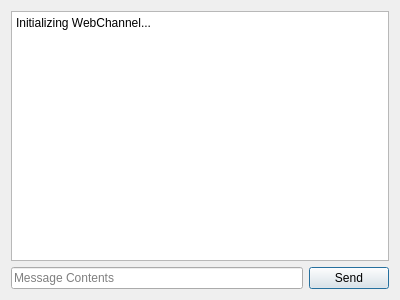
<?xml version="1.0" encoding="UTF-8"?>
<ui version="4.0">
 <class>Dialog</class>
 <widget class="QDialog" name="Dialog_Ui">
  <property name="geometry">
   <rect>
    <x>0</x>
    <y>0</y>
    <width>400</width>
    <height>300</height>
   </rect>
  </property>
  <property name="windowTitle">
   <string>Dialog</string>
  </property>
  <layout class="QGridLayout" name="gridLayout">
   <item row="1" column="0">
    <widget class="QLineEdit" name="input">
     <property name="placeholderText">
      <string>Message Contents</string>
     </property>
    </widget>
   </item>
   <item row="1" column="1">
    <widget class="QPushButton" name="send">
     <property name="text">
      <string>Send</string>
     </property>
    </widget>
   </item>
   <item row="0" column="0" colspan="2">
    <widget class="QPlainTextEdit" name="output">
     <property name="readOnly">
      <bool>true</bool>
     </property>
     <property name="plainText">
      <string notr="true">Initializing WebChannel...</string>
     </property>
     <property name="backgroundVisible">
      <bool>false</bool>
     </property>
    </widget>
   </item>
  </layout>
 </widget>
 <resources/>
 <connections/>
</ui>
